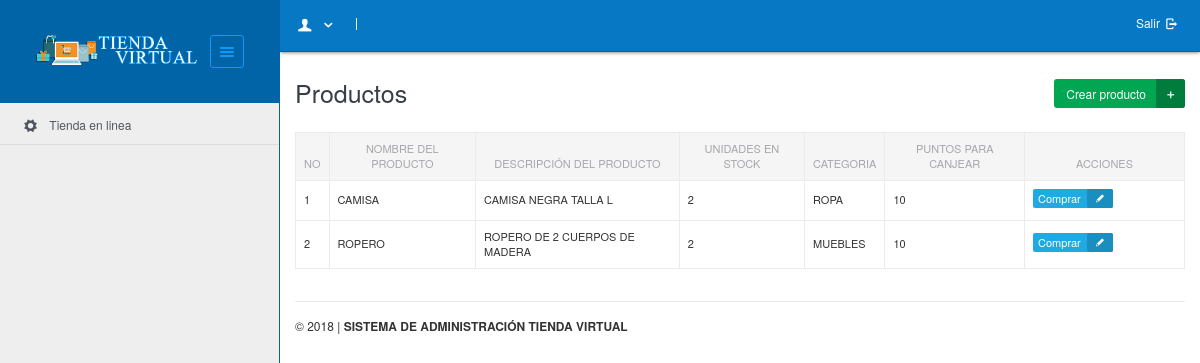
Page /?mod=producto&pag=lista_producto (signed in) on the committed database.
### tables this page shows
CREATE TABLE IF NOT EXISTS `product` (
  `id_producto` int(11) NOT NULL AUTO_INCREMENT,
  `product_name` varchar(100) NOT NULL,
  `product_description` varchar(4000) NOT NULL,
  `units_in_stock` int(11) NOT NULL,
  `product_category_id` int(11) NOT NULL,
  `reward_points_credit` int(11) NOT NULL,
  PRIMARY KEY (`id_producto`)
);

CREATE TABLE IF NOT EXISTS `product_category` (
  `id_categoria` int(11) NOT NULL AUTO_INCREMENT,
  `category_name` varchar(100) NOT NULL,
  `max_reward_points_encash` int(11) NOT NULL,
  `parent_category_id` int(11) NOT NULL,
  PRIMARY KEY (`id_categoria`)
);

### modelo/conexion.php (called while the page is built, shortened)
<?php
    class conexion
    {
        private $servidor = 'localhost';
        private $base_datos = 'tienda';
        private $usuario = 'root';
        private $password = '123456';
        private $enlace;
        function Conectar()
        {
            $this->enlace = mysql_connect($this->servidor,$this->usuario,$this->password);
            if($this->enlace)
            {
                if(mysql_select_db($this->base_datos))
                    return $this->enlace;
                else
                    return false;
            }
            else
                return false;
        }
        function Lista($sql)
        {
        	$result = mysql_query($sql,$this->enlace);
        	$return_array=array();
            if(mysql_num_rows($result)>0)
            	while ($obj = mysql_fetch_array($result)) {
                    $return_array[] = $obj;
            	}
        	return $return_array;
        }
    }
?>

### modelo/producto.php (called while the page is built, shortened)
<?php
class producto
{
	private $bd;
	function producto()
	{
		$this->bd = new Conexion();
	}
	function get_all($criterio)
	{
		if(empty($criterio)) $where = ""; else $where = " $criterio";
		$registros = $this->bd->Lista("select * from product $where");
			return $registros;
	}
}
?>

### vista/producto/lista_producto.php (the view, shortened to what this page needs)
<?php include("modelo/producto.php");
                          $producto = new producto();
                          $registros = $producto->get_all(" p inner join product_category c on c.id_categoria=p.product_category_id");
                      ?>
                      <h2>Productos
                          <a href="?mod=producto&pag=form_producto" class="btn btn-green btn-icon" style="float: right;">
                          	Crear producto <i class="entypo-plus"></i>
                          </a>
                      </h2>
                      <br />
              <div class="table-responsive">
              <table class="table table-bordered datatable" id="table-1">
                      <thead>
                     <tr>
                              <th>No</th>
                              <th>Nombre del producto</th>
                          	<th>Descripci&oacute;n del producto</th>
                          	<th>Unidades en stock</th>
                          	<th>Categoria</th>
                              <th>Puntos para canjear</th>
                           <th width="160">Acciones</th>
              </tr>
              </thead>
              <tbody>
                 <?php
                      $n = 0;
                      foreach($registros as $key => $registro)
                      {
                          $n++;
                          echo "<tr>";
                          echo "<td>$n</td><td>$registro[product_name]</td><td>$registro[product_description]</td><td>$registro[units_in_stock]</td><td>$registro[category_name]</td><td>$registro[reward_points_credit]</td>";
                          echo "<td>
                          	       <a href='?mod=producto&pag=comprar_producto&id=$registro[id_producto]' class='btn btn-info btn-icon btn-xs'>Comprar<i class='entypo-pencil'></i></a>
                        		  </td>";
                          echo "</tr>";
                      }
                  ?>
                      </tbody>
                  </table>
                  </div>

### assets/css/custom.css (style rules this page uses)
body { color: #333; }
.btn { margin-bottom: 4px; }
.table thead th { text-align: center; }
.table-responsive { overflow-x: auto; }
#table-1 td a, #table-1 th a { text-transform: none; }
#table-1 td, #table-1 th { text-transform: uppercase; font-size: 11px; }

### rows in the picture
product: product_name "CAMISA", product_description "CAMISA NEGRA TALLA L", units_in_stock "2", product_category.category_name "ROPA", reward_points_credit "10"
product: product_name "ROPERO", product_description "ROPERO DE 2 CUERPOS DE MADERA", units_in_stock "2", product_category.category_name "MUEBLES", reward_points_credit "10"
